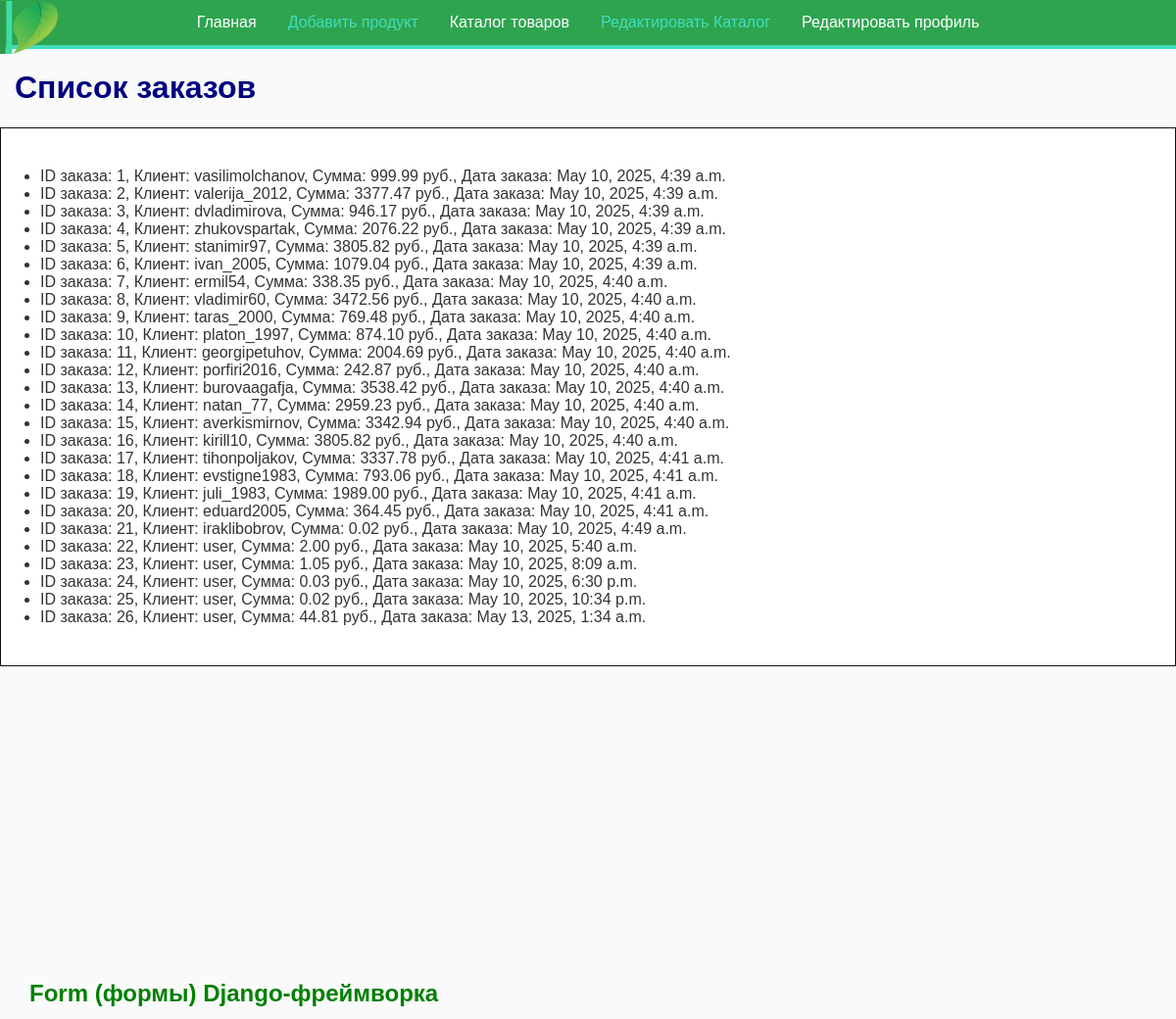
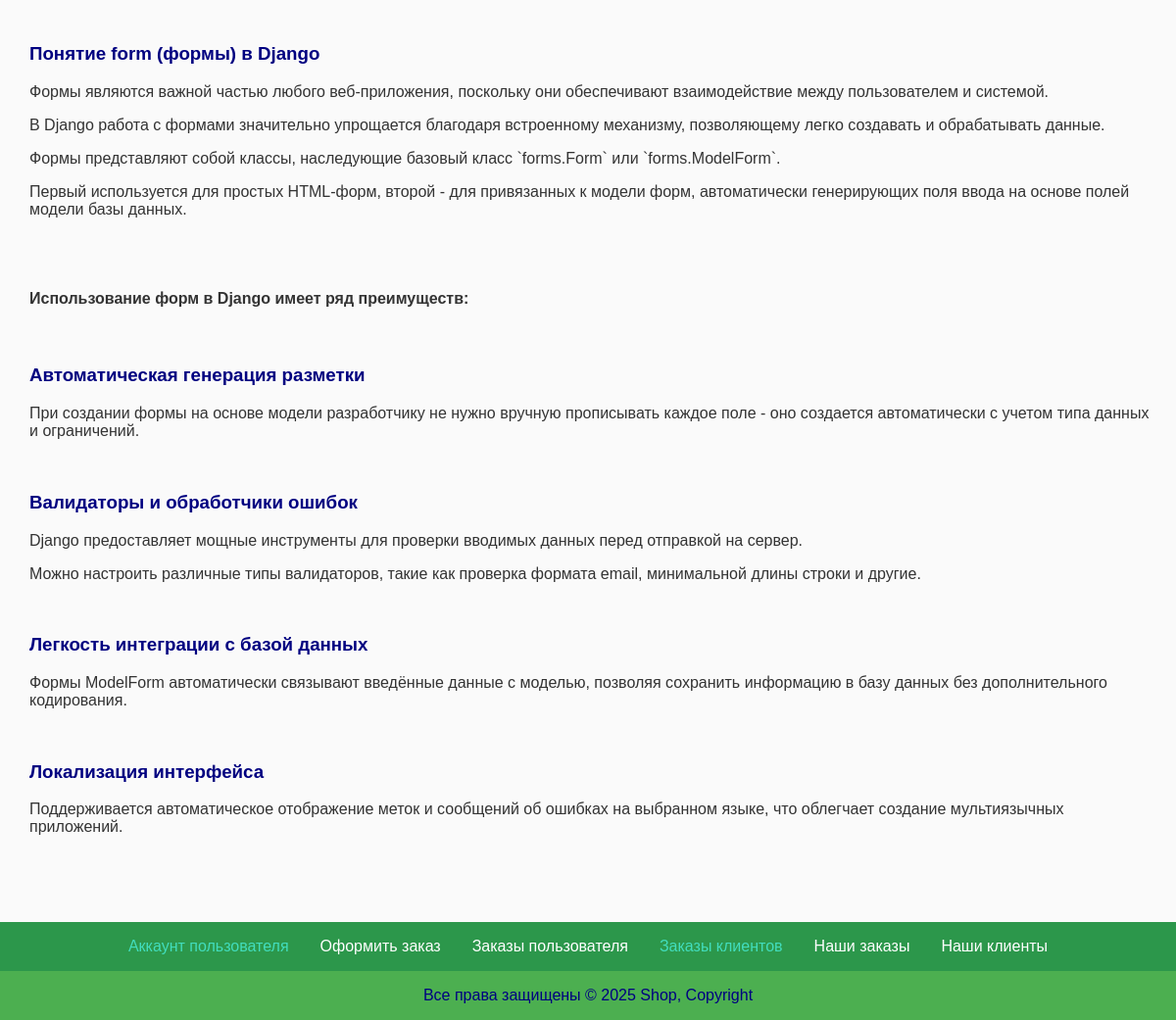
Screenshot of /orders/ with the database file from the repository (2 pictures, top to bottom).
### shop/models.py (models this page shows, shortened)
class Order(models.Model):
    client = models.ForeignKey(User, on_delete=models.CASCADE)
    products = models.ManyToManyField(Product, through='OrderItem')
    total_amount = models.DecimalField(max_digits=10, decimal_places=2)
    order_date = models.DateTimeField(auto_now_add=True)

### shop/views.py (the view)
# urls.py: path('orders/', orders_list, name='orders_list'),
def orders_list(request):
    orders = Order.objects.select_related('client').all()
    context = {'orders': orders}
    return render(request, 'orders_list.html', context)

### shop/templates/orders_list.html (shortened to what this page needs)
{% extends 'base.html' %}
{% load static %}
{% block content %}
<h1>Список заказов</h1>
<ul class="border bottom">
    {% for order in orders %}
    <li>ID заказа: {{ order.id }},
        Клиент: {{ order.client.username }},
        Сумма: {{ order.total_amount }} руб.,
        Дата заказа: {{ order.order_date }}
    </li>
    {% empty %}
    <li>Нет заказов в базе данных.</li>
    {% endfor %}
</ul>
    {% include 'article-form.html' %}
{% include 'footer_menu.html' %}
{% endblock %}

### shop/templates/base.html (shortened to what this page needs)
<!DOCTYPE html>
<html lang="ru">
<head>
    {% load static %}
    <link rel="stylesheet" href="{% static 'css/styles.css' %}">
</head>
<body>
<header>
    <div class="logo">
        <a href="{% url 'home' %}"><img src="{% static '/images/_shop-logo.png' %}" alt="shop-logo"></a>
    </div>
    <nav>
        <ul>
            <li><a class="link-white" href="{% url 'home' %}">Главная</a></li>
            <li><a class="link-white" href="{% url 'add_product' %}"><span class="red">Добавить продукт</span></a></li>
            <li><a class="link-white" href="{% url 'products_total' %}">Каталог товаров</a></li>
            <li><a class="link-white" href="{% url 'products_list' %}"><span class="red">Редактировать Каталог</span></a></li>
            <li><a class="link-white" href="{% url 'update_profile' %}">Редактировать профиль</a></li>
        </ul>
    </nav>
</header>
<div class="container">
    {% block content %}{% endblock %}
</div>
<footer>
    Все права защищены © 2025 Shop, Copyright
</footer>
</body>
</html>

### shop/templates/article-form.html
{% load static %}
<div class="article">
<h2>Form (формы) Django-фреймворка</h2>
    <br>
<h3>Понятие form (формы) в Django</h3>
<p>Формы являются важной частью любого веб-приложения, поскольку они обеспечивают взаимодействие между пользователем и системой.</p>
    <p>В Django работа с формами значительно упрощается благодаря встроенному механизму, позволяющему легко создавать и обрабатывать данные.</p>
    <p>Формы представляют собой классы, наследующие базовый класс `forms.Form` или `forms.ModelForm`.</p>
    <p>Первый используется для простых HTML-форм, второй - для привязанных к модели форм, автоматически генерирующих поля ввода на основе полей модели базы данных.</p>
    <br><br>
    <h4>Использование форм в Django имеет ряд преимуществ:</h4>
    <br>
<h3>Автоматическая генерация разметки</h3>
<p>При создании формы на основе модели разработчику не нужно вручную прописывать каждое поле - оно создается автоматически с учетом типа данных и ограничений.</p>
    <br>
<h3>Валидаторы и обработчики ошибок</h3>
<p>Django предоставляет мощные инструменты для проверки вводимых данных перед отправкой на сервер.</p>
<p>Можно настроить различные типы валидаторов, такие как проверка формата email, минимальной длины строки и другие.</p>
    <br>
<h3>Легкость интеграции с базой данных</h3>
<p>Формы ModelForm автоматически связывают введённые данные с моделью, позволяя сохранить информацию в базу данных без дополнительного кодирования.</p>
    <br>
<h3>Локализация интерфейса</h3>
<p>Поддерживается автоматическое отображение меток и сообщений об ошибках на выбранном языке, что облегчает создание мультиязычных приложений.</p>
</div>
<br><br><br><br>

### shop/templates/footer_menu.html
{% load static %}
<div class="footer-menu-container">
    <div class="footer-menu">
        <ul>
            <li><a class="link-green" href="{% url 'profile' %}"><span class="red">Аккаунт пользователя</span></a></li>
            <li><a class="link-green" href="{% url 'add_order' %}">Оформить заказ</a></li>
            <li><a class="link-green" href="{% url 'client_orders' %}">Заказы пользователя</a></li>
            <li><a class="link-green" href="{% url 'clients_orders' %}"><span class="red">Заказы клиентов</span></a></li>
            <li><a class="link-green" href="{% url 'orders_list' %}">Наши заказы</a></li>
            <li><a class="link-green" href="{% url 'clients_list' %}">Наши клиенты</a></li>
        </ul>
    </div>
</div>

### shop/static/css/styles.css (style rules this page uses)
body { font-family: Arial, Helvetica, sans-serif; background-color: #fafafa; color: #333; margin: 0 auto; padding: 0; }
header { display: flex; justify-content: center; }
header { position: relative; display: flex; align-items: center; }
.logo { position: absolute; top: 1px; left: 0; }
.logo img { height: 54px; }
header nav { width: 100%; display: flex; justify-content: center; background-color: #4CAF50; overflow: hidden; border-bottom: 4px solid #ffffff; }
header nav ul { display: flex; justify-content: space-around; list-style-type: none; margin: 0; padding: 0; }
header nav ul li { text-align: center; }
.link-white { display: inline-block; color: white; text-align: center; padding: 14px 16px; text-decoration: none; }
a { text-decoration: none; }
.red { color: #42DDBD; }
h1, h3 { color: navy; margin-left: 15px; }
h2 { color: green; margin-left: 15px; }
h4 { margin-left: 15px; }
p { display: block; margin-left: 15px; }
.container { margin: 0 auto; max-width: 1200px; }
.bottom { margin-bottom: 120px; }
.border { background: #ffffff; border: 1px solid #0f0f0f; padding: 40px; }
.article { padding-top: 180px; padding-right: 15px; padding-bottom: 100px; padding-left: 15px; }
.footer-menu-container { width: 100%; display: flex; justify-content: center; }
.footer-menu { height: 50px; width: 100%; display: flex; justify-content: center; background-color: #2c974b; overflow: hidden; position: fixed; bottom: 50px; color: white; text-align: center; }
.footer-menu ul { display: flex; justify-content: center; list-style-type: none; margin: 0; padding: 0; flex-direction: row; align-items: center; }
.link-green { display: inline-block; color: white; text-align: center; padding: 14px 16px; text-decoration: none; }
footer { display: flex; justify-content: center; position: fixed; bottom: 0; width: 100%; height: 50px; background-color: #4CAF50; color: navy; text-align: center; line-height: 50px; }

### rows the page displays
Order: id "1", client.username "vasilimolchanov", total_amount "999.99", order_date "May 10, 2025, 4:39 a.m."
Order: id "2", client.username "valerija_2012", total_amount "3377.47", order_date "May 10, 2025, 4:39 a.m."
Order: id "3", client.username "dvladimirova", total_amount "946.17", order_date "May 10, 2025, 4:39 a.m."
Order: id "4", client.username "zhukovspartak", total_amount "2076.22", order_date "May 10, 2025, 4:39 a.m."
Order: id "5", client.username "stanimir97", total_amount "3805.82", order_date "May 10, 2025, 4:39 a.m."
Order: id "6", client.username "ivan_2005", total_amount "1079.04", order_date "May 10, 2025, 4:39 a.m."
Order: id "7", client.username "ermil54", total_amount "338.35", order_date "May 10, 2025, 4:40 a.m."
Order: id "8", client.username "vladimir60", total_amount "3472.56", order_date "May 10, 2025, 4:40 a.m."
Order: id "9", client.username "taras_2000", total_amount "769.48", order_date "May 10, 2025, 4:40 a.m."
Order: id "10", client.username "platon_1997", total_amount "874.10", order_date "May 10, 2025, 4:40 a.m."
Order: id "11", client.username "georgipetuhov", total_amount "2004.69", order_date "May 10, 2025, 4:40 a.m."
Order: id "12", client.username "porfiri2016", total_amount "242.87", order_date "May 10, 2025, 4:40 a.m."
Order: id "13", client.username "burovaagafja", total_amount "3538.42", order_date "May 10, 2025, 4:40 a.m."
Order: id "14", client.username "natan_77", total_amount "2959.23", order_date "May 10, 2025, 4:40 a.m."
Order: id "15", client.username "averkismirnov", total_amount "3342.94", order_date "May 10, 2025, 4:40 a.m."
Order: id "16", client.username "kirill10", total_amount "3805.82", order_date "May 10, 2025, 4:40 a.m."
Order: id "17", client.username "tihonpoljakov", total_amount "3337.78", order_date "May 10, 2025, 4:41 a.m."
Order: id "18", client.username "evstigne1983", total_amount "793.06", order_date "May 10, 2025, 4:41 a.m."
Order: id "19", client.username "juli_1983", total_amount "1989.00", order_date "May 10, 2025, 4:41 a.m."
Order: id "20", client.username "eduard2005", total_amount "364.45", order_date "May 10, 2025, 4:41 a.m."
Order: id "21", client.username "iraklibobrov", total_amount "0.02", order_date "May 10, 2025, 4:49 a.m."
Order: id "22", client.username "user", total_amount "2.00", order_date "May 10, 2025, 5:40 a.m."
Order: id "23", client.username "user", total_amount "1.05", order_date "May 10, 2025, 8:09 a.m."
Order: id "24", client.username "user", total_amount "0.03", order_date "May 10, 2025, 6:30 p.m."
Order: id "25", client.username "user", total_amount "0.02", order_date "May 10, 2025, 10:34 p.m."
Order: id "26", client.username "user", total_amount "44.81", order_date "May 13, 2025, 1:34 a.m."
